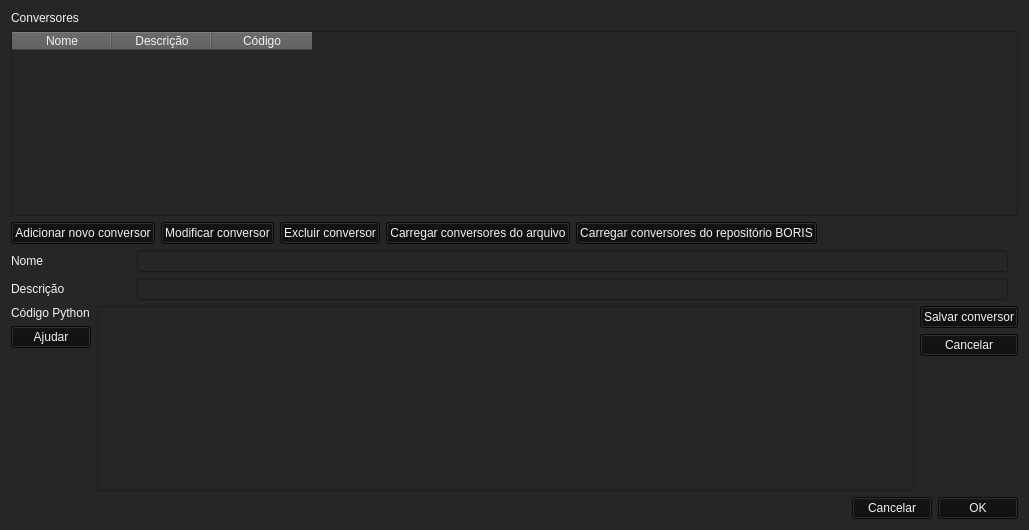
<?xml version="1.0" encoding="UTF-8"?>
<ui version="4.0">
 <class>converters</class>
 <widget class="QWidget" name="converters">
  <property name="geometry">
   <rect>
    <x>0</x>
    <y>0</y>
    <width>1029</width>
    <height>530</height>
   </rect>
  </property>
  <property name="windowTitle">
   <string>Conversores de tempo</string>
  </property>
  <property name="windowIcon">
   <iconset>
    <normaloff>logo.png</normaloff>logo.png</iconset>
  </property>
  <property name="styleSheet">
   <string notr="true">background-color: rgb(38, 38, 38);
color: rgb(242, 242, 242);</string>
  </property>
  <layout class="QVBoxLayout" name="verticalLayout">
   <item>
    <widget class="QLabel" name="label_4">
     <property name="text">
      <string>Conversores</string>
     </property>
    </widget>
   </item>
   <item>
    <widget class="QTableWidget" name="tw_converters">
     <property name="styleSheet">
      <string notr="true">QTableWidget::item {
  selection-background-color: rgb(89, 89, 89);
  selection-color: rgb(242, 242, 242);
}

QTableWidget::item:selected{
	selection-background-color: rgb(38, 38, 38);
    selection-color: rgb(242, 242, 242); 
}

QHeaderView::section
{
  background-color: rgb(89, 89, 89);
  color: rgb(242, 242, 242);
}</string>
     </property>
     <property name="editTriggers">
      <set>QAbstractItemView::NoEditTriggers</set>
     </property>
     <property name="selectionMode">
      <enum>QAbstractItemView::SingleSelection</enum>
     </property>
     <property name="selectionBehavior">
      <enum>QAbstractItemView::SelectRows</enum>
     </property>
     <property name="sortingEnabled">
      <bool>true</bool>
     </property>
     <column>
      <property name="text">
       <string>Nome</string>
      </property>
     </column>
     <column>
      <property name="text">
       <string>Descrição</string>
      </property>
     </column>
     <column>
      <property name="text">
       <string>Código</string>
      </property>
     </column>
    </widget>
   </item>
   <item>
    <layout class="QHBoxLayout" name="horizontalLayout">
     <item>
      <widget class="QPushButton" name="pb_add_converter">
       <property name="styleSheet">
        <string notr="true">background-color: rgb(13, 13, 13);</string>
       </property>
       <property name="text">
        <string>Adicionar novo conversor</string>
       </property>
      </widget>
     </item>
     <item>
      <widget class="QPushButton" name="pb_modify_converter">
       <property name="styleSheet">
        <string notr="true">background-color: rgb(13, 13, 13);</string>
       </property>
       <property name="text">
        <string>Modificar conversor</string>
       </property>
      </widget>
     </item>
     <item>
      <widget class="QPushButton" name="pb_delete_converter">
       <property name="styleSheet">
        <string notr="true">background-color: rgb(13, 13, 13);</string>
       </property>
       <property name="text">
        <string>Excluir conversor</string>
       </property>
      </widget>
     </item>
     <item>
      <widget class="QPushButton" name="pb_load_from_file">
       <property name="styleSheet">
        <string notr="true">background-color: rgb(13, 13, 13);</string>
       </property>
       <property name="text">
        <string>Carregar conversores do arquivo</string>
       </property>
      </widget>
     </item>
     <item>
      <widget class="QPushButton" name="pb_load_from_repo">
       <property name="styleSheet">
        <string notr="true">background-color: rgb(13, 13, 13);</string>
       </property>
       <property name="text">
        <string>Carregar conversores do repositório BORIS</string>
       </property>
      </widget>
     </item>
     <item>
      <spacer name="horizontalSpacer">
       <property name="orientation">
        <enum>Qt::Horizontal</enum>
       </property>
       <property name="sizeHint" stdset="0">
        <size>
         <width>40</width>
         <height>20</height>
        </size>
       </property>
      </spacer>
     </item>
    </layout>
   </item>
   <item>
    <layout class="QHBoxLayout" name="horizontalLayout_3">
     <item>
      <widget class="QLabel" name="label_2">
       <property name="minimumSize">
        <size>
         <width>120</width>
         <height>0</height>
        </size>
       </property>
       <property name="text">
        <string>Nome</string>
       </property>
      </widget>
     </item>
     <item>
      <widget class="QLineEdit" name="le_converter_name"/>
     </item>
     <item>
      <spacer name="horizontalSpacer_3">
       <property name="orientation">
        <enum>Qt::Horizontal</enum>
       </property>
       <property name="sizeType">
        <enum>QSizePolicy::Minimum</enum>
       </property>
       <property name="sizeHint" stdset="0">
        <size>
         <width>10</width>
         <height>20</height>
        </size>
       </property>
      </spacer>
     </item>
    </layout>
   </item>
   <item>
    <layout class="QHBoxLayout" name="horizontalLayout_5">
     <item>
      <widget class="QLabel" name="label_3">
       <property name="minimumSize">
        <size>
         <width>120</width>
         <height>0</height>
        </size>
       </property>
       <property name="text">
        <string>Descrição</string>
       </property>
      </widget>
     </item>
     <item>
      <widget class="QLineEdit" name="le_converter_description"/>
     </item>
     <item>
      <spacer name="horizontalSpacer_4">
       <property name="orientation">
        <enum>Qt::Horizontal</enum>
       </property>
       <property name="sizeType">
        <enum>QSizePolicy::Minimum</enum>
       </property>
       <property name="sizeHint" stdset="0">
        <size>
         <width>10</width>
         <height>20</height>
        </size>
       </property>
      </spacer>
     </item>
    </layout>
   </item>
   <item>
    <layout class="QHBoxLayout" name="horizontalLayout_2">
     <item>
      <layout class="QVBoxLayout" name="verticalLayout_3">
       <item>
        <widget class="QLabel" name="label">
         <property name="text">
          <string>Código Python</string>
         </property>
        </widget>
       </item>
       <item>
        <widget class="QPushButton" name="pb_code_help">
         <property name="styleSheet">
          <string notr="true">background-color: rgb(13, 13, 13);</string>
         </property>
         <property name="text">
          <string>Ajudar</string>
         </property>
        </widget>
       </item>
       <item>
        <spacer name="verticalSpacer_2">
         <property name="orientation">
          <enum>Qt::Vertical</enum>
         </property>
         <property name="sizeHint" stdset="0">
          <size>
           <width>20</width>
           <height>40</height>
          </size>
         </property>
        </spacer>
       </item>
      </layout>
     </item>
     <item>
      <widget class="QPlainTextEdit" name="pteCode">
       <property name="font">
        <font>
         <family>Monospace</family>
        </font>
       </property>
      </widget>
     </item>
     <item>
      <layout class="QVBoxLayout" name="verticalLayout_2">
       <item>
        <widget class="QPushButton" name="pb_save_converter">
         <property name="styleSheet">
          <string notr="true">background-color: rgb(13, 13, 13);</string>
         </property>
         <property name="text">
          <string>Salvar conversor</string>
         </property>
        </widget>
       </item>
       <item>
        <widget class="QPushButton" name="pb_cancel_converter">
         <property name="styleSheet">
          <string notr="true">background-color: rgb(13, 13, 13);</string>
         </property>
         <property name="text">
          <string>Cancelar</string>
         </property>
        </widget>
       </item>
       <item>
        <spacer name="verticalSpacer">
         <property name="orientation">
          <enum>Qt::Vertical</enum>
         </property>
         <property name="sizeHint" stdset="0">
          <size>
           <width>20</width>
           <height>40</height>
          </size>
         </property>
        </spacer>
       </item>
      </layout>
     </item>
    </layout>
   </item>
   <item>
    <layout class="QHBoxLayout" name="horizontalLayout_4">
     <item>
      <spacer name="horizontalSpacer_2">
       <property name="orientation">
        <enum>Qt::Horizontal</enum>
       </property>
       <property name="sizeHint" stdset="0">
        <size>
         <width>40</width>
         <height>20</height>
        </size>
       </property>
      </spacer>
     </item>
     <item>
      <widget class="QPushButton" name="pb_cancel_widget">
       <property name="styleSheet">
        <string notr="true">background-color: rgb(13, 13, 13);</string>
       </property>
       <property name="text">
        <string>Cancelar</string>
       </property>
      </widget>
     </item>
     <item>
      <widget class="QPushButton" name="pbOK">
       <property name="styleSheet">
        <string notr="true">background-color: rgb(13, 13, 13);</string>
       </property>
       <property name="text">
        <string>OK</string>
       </property>
      </widget>
     </item>
    </layout>
   </item>
  </layout>
 </widget>
 <resources/>
 <connections/>
</ui>
